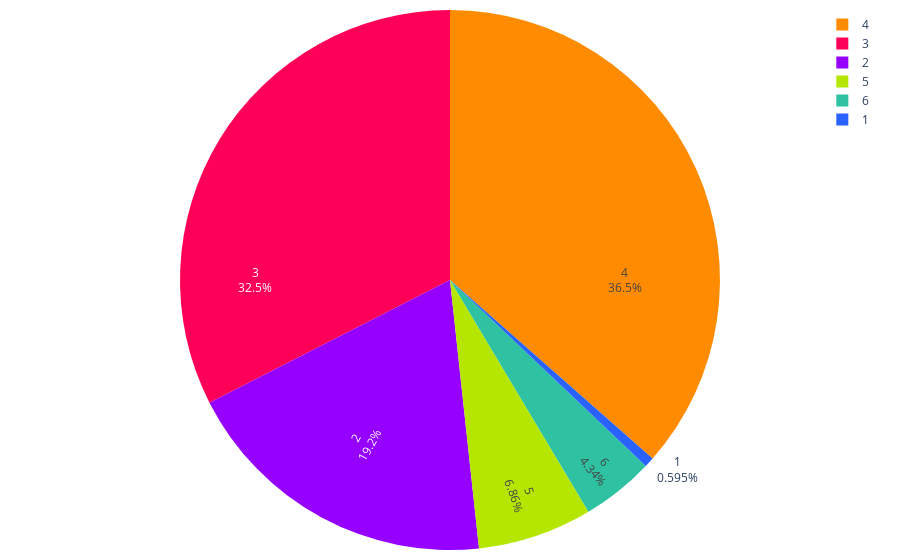

Notebook cell for this chart:
### Code cell
def sumar_tablas(dataframes_list):
    tabla_suma = None
    
    for df in dataframes_list:
        tabla_actual = df.groupby(['recamaras', 'segmento'],observed=False).size().unstack(fill_value=0)
        
        if tabla_suma is None:
            tabla_suma = tabla_actual
        else:
            tabla_suma = tabla_suma.add(tabla_actual, fill_value=0)
    
    print("Tabla general de frecuencia:")
    print(tabla_suma)
    
    fig = graficar_tabla(tabla_suma)
    
    # Guardar la gráfica como archivo HTML
    guardar_grafico_como_html(fig, 'g_pie_recamaras', carpeta='assets/graficas')
    
    return fig

colores = ['#2962ff', '#9500ff', '#ff0059', '#ff8c00', '#b4e600', '#2EC2A2','#E50CB6','#4225CF','#2CBA4D']

def graficar_tabla(tabla):
    segmentos = tabla.index
    valores = tabla.iloc[:, 0].tolist()  # Tomamos los valores de la primera columna de la tabla
    etiquetas = tabla.columns[0]  # Tomamos el nombre de la primera columna como etiqueta

    fig1 = go.Figure(data=[go.Pie(
        labels=segmentos, 
        values=valores,
        marker=dict(colors=colores),
        textinfo='label+percent',
        insidetextorientation='radial'        
        )])

    fig1.update_layout(
        # title="Número de Recamaras"
        plot_bgcolor='rgba(0,0,0,0)',  # Color de fondo del gráfico
        margin=dict(l=10, r=10, t=10, b=10), # Ajusta los márgenes (left, right, top, bottom)
        )

    fig1.show()
    return fig1

def guardar_grafico_como_html(fig, nombre_archivo, carpeta='assets/graficas'):
    # Crear la carpeta si no existe
    if not os.path.exists(carpeta):
        os.makedirs(carpeta)
    
    # Guardar la gráfica como archivo HTML en la carpeta especificada
    pio.write_html(fig, f'{carpeta}/{nombre_archivo}.html')
    # pio.write_html(fig, f'{carpeta}/{nombre_archivo}.png')

# Llamar a la función sumar_tablas con la lista de DataFrames como argumento
fig1 = sumar_tablas(dataframes_list)

### Figure 1 — Plotly figure (JSON) as saved in the notebook; plotly's stock layout.template omitted (floating-point values rounded to 4 significant figures)
{"data": [{"insidetextorientation": "radial", "labels": ["1", "2", "3", "4", "5", "6"], "marker": {"colors": ["#2962ff", "#9500ff", "#ff0059", "#ff8c00", "#b4e600", "#2EC2A2", "#E50CB6", "#4225CF", "#2CBA4D"]}, "textinfo": "label+percent", "type": "pie", "values": [17, 549, 929, 1043, 196, 124]}], "layout": {"margin": {"b": 10, "l": 10, "r": 10, "t": 10}, "plot_bgcolor": "rgba(0,0,0,0)"}}
